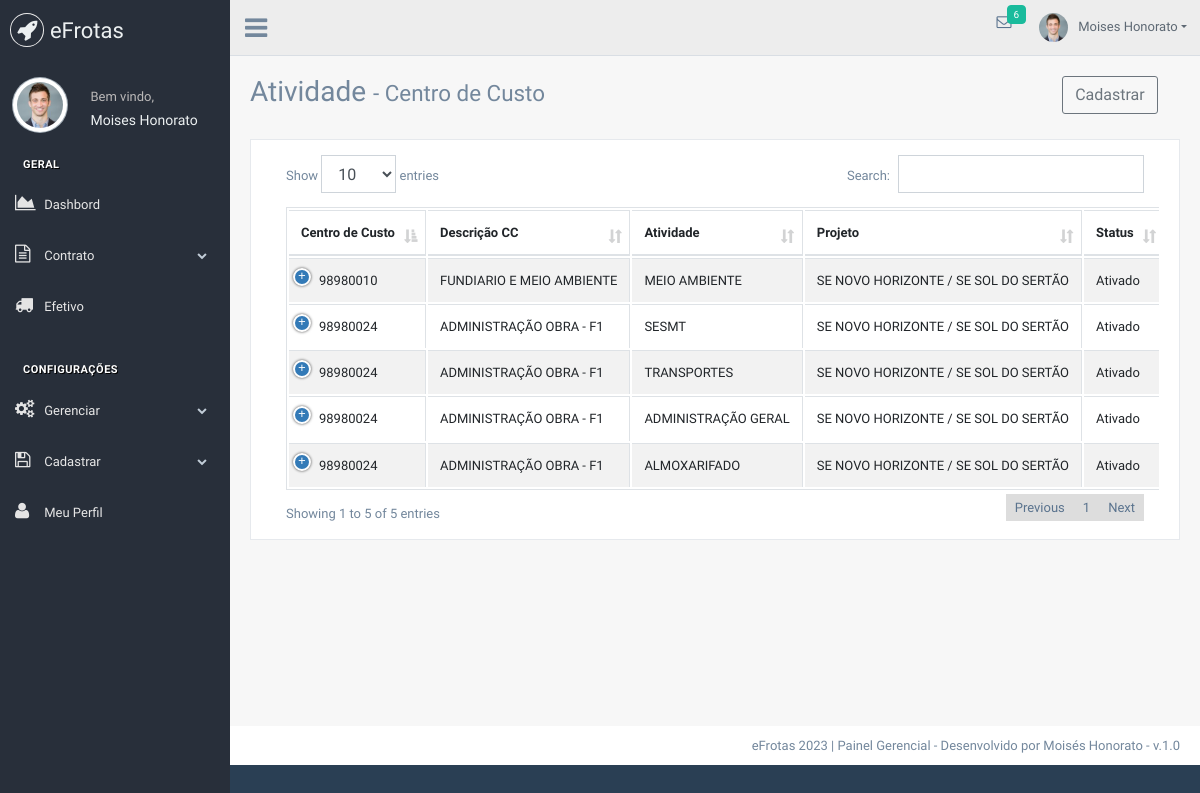
Page /centrocustoatividade (signed in) on the committed database.
### tables this page shows
CREATE TABLE IF NOT EXISTS `centrocustoatividade` (
  `id_cc_atividade` int NOT NULL AUTO_INCREMENT,
  `id_centrocusto` int NOT NULL,
  `atividade` varchar(100) NOT NULL,
  PRIMARY KEY (`id_cc_atividade`)
);

CREATE TABLE IF NOT EXISTS `centrocusto` (
  `id_centrocusto` int NOT NULL AUTO_INCREMENT,
  `id_projeto` int NOT NULL,
  `centrocusto` varchar(25) NOT NULL,
  `descricao` varchar(100) NOT NULL,
  `ccstatus` int NOT NULL DEFAULT '1',
  PRIMARY KEY (`id_centrocusto`)
);

CREATE TABLE IF NOT EXISTS `projeto` (
  `id_projeto` int NOT NULL AUTO_INCREMENT,
  `projeto` varchar(150) NOT NULL,
  `empreendimento` varchar(255) NOT NULL,
  `ativo` char(1) NOT NULL DEFAULT 'S',
  PRIMARY KEY (`id_projeto`)
);

### app/core/Controller.php (called while the page is built, shortened)
<?php
class Controller
{
    public function load($viewName, $viewData = array())
    {
        extract($viewData);
        include "app/views/" . $viewName . ".php";
    }
}

### app/controllers/CentrocustoatividadeController.php (called while the page is built, shortened)
<?php
class CentrocustoatividadeController extends Controller
{
   public function index()
   {
      $dados['lista']   = CentrocustoatividadeService::centrocustoatividadeprojeto();
      $dados['view']    = 'Centrocustoatividade/Index';
      $dados['page']    = 'Centro de Custo';
      $this->load('template', $dados);
   }
}

### app/core/Core.php (called while the page is built, shortened)
<?php
class Core{
    private $controller;
    private $metodo;
    private $parametros = array();
    public function run(){
       try {
           $c = new $controllerCorrente;
           call_user_func_array(array($c, $this->getMetodo()), $this->getParametros());
       } catch (ArgumentCountError $e) {
           throw new Exception("Erro na linha: " . $e->getLine() ." do arquivo " . $e->getFile() ." <br> O número de argumentos passados não corresponde ao esperado <br><br>" );
       }
    }
    public function verificaUri(){
        $url =explode("index.php", $_SERVER["PHP_SELF"]);
        $url = end($url);
        if($url!=""){
            $url = explode('/', $url);
            array_shift($url);
            $this->controller = ucfirst($url[0]) ."Controller";
            array_shift($url);
            if(isset($url[0])){
                $this->metodo = $url[0];
                array_shift($url);
            }else{
                $this->metodo = METODO_PADRAO;
            }
        }else{
            $this->controller = ucfirst(CONTROLLER_PADRAO) ."Controller";
            $this->metodo = METODO_PADRAO;
        }
    }
    public function getMetodo() {
        if(method_exists(NAMESPACE_CONTROLLER .$this->controller, $this->metodo)){
            return $this->metodo;
        }else{
            throw new Exception("Método não encontrado",500);
        }
    }
    public function getParametros() {
        return $this->parametros;
    }
}

### index.php (called while the page is built, shortened)
<?php
require_once 'app/core/Core.php';
try {
    $core = new Core;
    $core->run();
} catch (Exception $e) {
    $erro = new Excecao($e);
    $erro->mostrar();
} catch (Error  $e) {
    $erro = new Excecao($e);
    $erro->mostrar();
}

### app/core/Model.php (called while the page is built, shortened)
<?php
abstract class Model
{
    public function __construct()
    {
        $this->db = Conexao::getConexao();
    }
    function select($conn, $sql, $isLista = true)
    {
        try {
            $stmt = $conn->query($sql);
            if ($isLista) {
                return $stmt->fetchAll(\PDO::FETCH_OBJ);
            } else {
                return $stmt->fetch(\PDO::FETCH_OBJ);
            }
        } catch (\PDOException $e) {
            throw new \Exception($e->getMessage());
        }
    }
}

### app/models/dao/CentrocustoatividadeDao.php (called while the page is built, shortened)
<?php
class CentrocustoatividadeDao extends Model
{
    public function centrocustoatividadeprojeto()
    {
        $sql = "SELECT * FROM centrocustoatividade as ca, centrocusto as cc, projeto as p
                WHERE         ca.id_centrocusto = cc.id_centrocusto
                AND           cc.id_projeto = p.id_projeto";
        return Model::select($this->db, $sql, TRUE);
    }
}

### app/models/service/CentrocustoatividadeService.php (called while the page is built, shortened)
<?php
class CentrocustoatividadeService
{
    public static function centrocustoatividadeprojeto()
    {
        $dao = new CentrocustoatividadeDao();
        return $dao->centrocustoatividadeprojeto();
    }
}

### app/core/Conexao.php (called while the page is built, shortened)
<?php
class Conexao{
    private static $conexao = null;
    public static function getConexao(){
        try{
            if(!self::$conexao){
                self::$conexao = new \PDO("mysql:dbname=".BANCO.";host=".SERVIDOR,USUARIO,SENHA);
                self::$conexao->setAttribute(\PDO::ATTR_ERRMODE, \PDO::ERRMODE_EXCEPTION);
                self::$conexao->exec("SET NAMES " . CHARSET);
            }
            return self::$conexao;
        }catch (PDOException $e){
            throw new Exception("Erro ao tentar conectar com o banco");
        }
    }
}

### app/views/Centrocustoatividade/Index.php (the view, shortened to what this page needs)
<div class="page-title">
    <div class="title_left">
        <h3> Atividade <small>- Centro de Custo</small> </h3>
    </div>
    <div class="title_right">
        <div class="col-md-3 col-sm-3 col-xs-12 pull-right">
            <div class="input-group">
                <a href="<?php echo URL_BASE . 'centrocustoatividade/create'; ?>" class="btn btn-outline-secondary" role="button" data-bs-toggle="modal" data-bs-target="#staticBackdrop"> Cadastrar</a>
            </div>
        </div>
    </div>
</div>
<div class="clearfix"></div>
<div class="row">
    <div class="col-md-12 col-sm-12 ">
        <div class="x_panel">
            <div class="x_content">
                <div class="row">
                    <div class="col-sm-12">
                        <div class="card-box table-responsive">
                            <table id="datatable" class="table table-striped table-bordered dt-responsive nowrap" style="width:100%">
                                <thead>
                                    <tr>
                                        <th class="col-2">Centro de Custo</th>
                                        <th class="col">Descrição CC</th>
                                        <th class="col">Atividade</th>
                                        <th class="col">Projeto</th>
                                        <th class="col">Status</th>
                                    </tr>
                                </thead>
                                <tbody>
                                    <?php foreach ($lista as $lista) {
                                        if ($lista->ativo == 'S') :
                                            $status = 'Ativado';
                                        else :
                                            $status = 'Desativado';
                                            $icon   = 'fa fa-ban';
                                            $cor  = '';
                                        endif;
                                    ?>
                                        <tr>
                                            <td><?php echo $lista->centrocusto; ?></td>
                                            <td><?php echo $lista->descricao; ?></td>
                                            <td><?php echo $lista->atividade; ?></td>
                                            <td><?php echo $lista->projeto; ?></td>
                                            <td><?php echo $status; ?></td>
                                        </tr>
                                    <?php } ?>
                                </tbody>
                            </table>
                        </div>
                    </div>
                </div>
            </div>
        </div>
    </div>
</div>

### assets/css/estilo.css (style rules this page uses)
html, body { background-size: cover; background-repeat: no-repeat; height: 100%; font-family: 'Numans', sans-serif; }

### rows in the picture
centrocustoatividade: id_centrocusto.centrocusto "98980024", id_centrocusto.descricao "ADMINISTRAÇÃO OBRA - F1", atividade "SESMT", projeto.projeto "SE NOVO HORIZONTE / SE SOL DO SERTÃO", projeto.ativo "Ativado"
centrocustoatividade: id_centrocusto.centrocusto "98980024", id_centrocusto.descricao "ADMINISTRAÇÃO OBRA - F1", atividade "TRANSPORTES", projeto.projeto "SE NOVO HORIZONTE / SE SOL DO SERTÃO", projeto.ativo "Ativado"
centrocustoatividade: id_centrocusto.centrocusto "98980024", id_centrocusto.descricao "ADMINISTRAÇÃO OBRA - F1", atividade "ADMINISTRAÇÃO GERAL", projeto.projeto "SE NOVO HORIZONTE / SE SOL DO SERTÃO", projeto.ativo "Ativado"
centrocustoatividade: id_centrocusto.centrocusto "98980024", id_centrocusto.descricao "ADMINISTRAÇÃO OBRA - F1", atividade "ALMOXARIFADO", projeto.projeto "SE NOVO HORIZONTE / SE SOL DO SERTÃO", projeto.ativo "Ativado"
centrocustoatividade: id_centrocusto.centrocusto "98980010", id_centrocusto.descricao "FUNDIARIO E MEIO AMBIENTE", atividade "MEIO AMBIENTE", projeto.projeto "SE NOVO HORIZONTE / SE SOL DO SERTÃO", projeto.ativo "Ativado"

### other values in the picture
array_shift($nome) "Moises"
array_pop($nome) "Honorato"
$_SESSION[SESSION_LOGIN]->nome "Moises Honorato"
